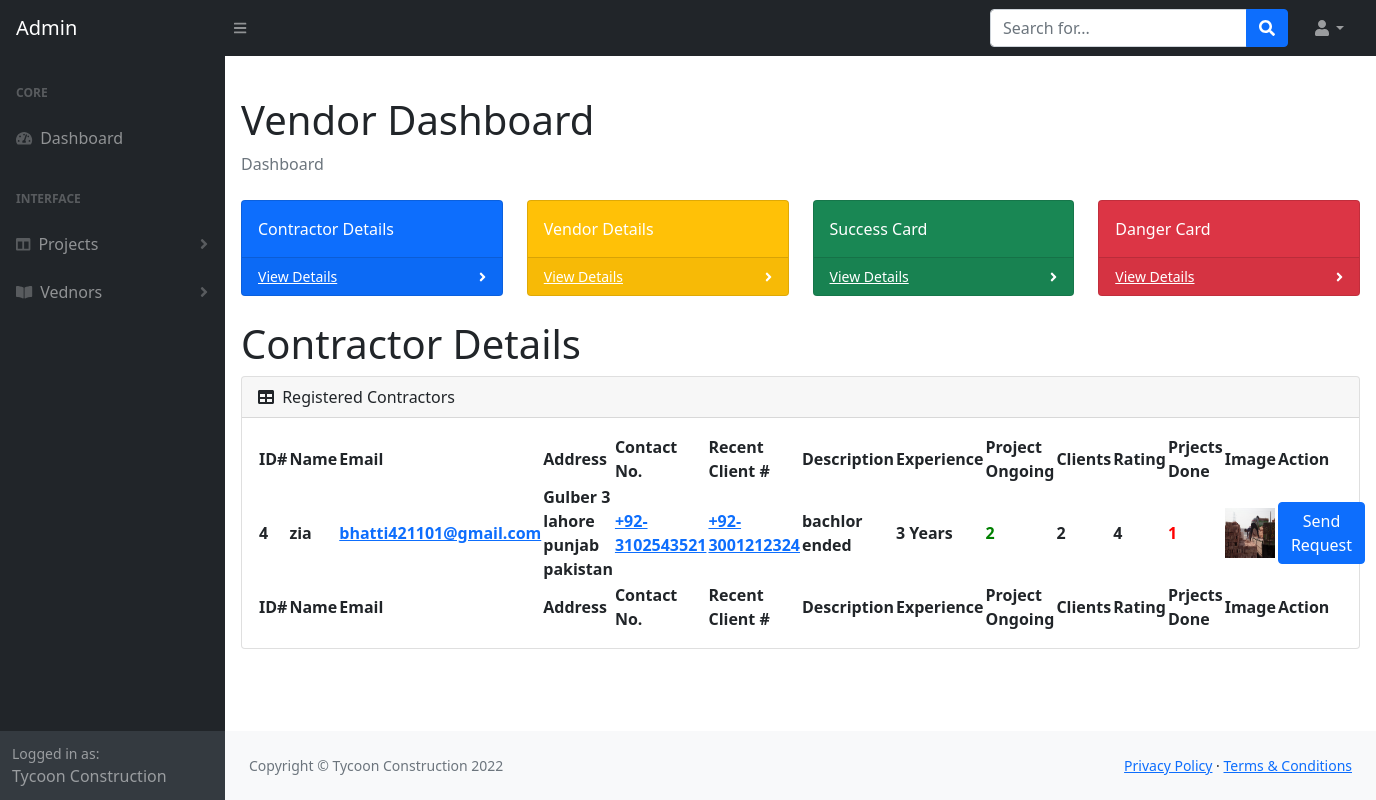
Screenshot of /contractor_details/ with the database file from the repository.
### accounts/models.py (models this page shows, shortened)
class Contractor(models.Model):
    user = models.OneToOneField(Users, on_delete = models.CASCADE, primary_key = True)
    contractor_email = models.EmailField(max_length=25)
    contractor_address = models.CharField(max_length=150)
    contractor_contact = models.IntegerField(max_length=20, null=True)
    contractor_description = models.CharField(max_length=255)
    year_of_experience = models.IntegerField(max_length=255, null=True)
    project_ongoing = models.IntegerField(max_length=255, null=True)
    projects_completed = models.IntegerField(max_length=255, null=True)
    number_of_successful_clients = models.IntegerField(
        max_length=255, null=True)
    rating = models.IntegerField(max_length=255, null=True)
    contact_number_of_previous_client = models.IntegerField(
        max_length=30, null=True)
    contractor_Img = models.ImageField(upload_to='Contractor_images/', blank=False)
    date = models.DateTimeField(auto_now_add=True)

class Users(AbstractUser):
    is_vendor = models.BooleanField(default=False)
    is_contractor = models.BooleanField(default=False)
    vendor_name = models.CharField(max_length=100)
    contractor_name = models.CharField(max_length=100)

### tycoonConstruction/views.py (the view)
# urls.py: path('contractor_details/', views.contractor_details,
def contractor_details(request):
    contractor = Contractor.objects.all().order_by('-pk')
    return render(request, 'tycoonConstruction/contractor_details.html', {'contractor': contractor})

### tycoonConstruction/templates/tycoonConstruction/contractor_details.html (shortened to what this page needs)
{% extends 'base2.html' %}{% load static from static %} {% block content %}
<main class="p-3">
                        <h1 class="mt-4">Vendor Dashboard</h1>
                        <ol class="breadcrumb mb-4">
                            <li class="breadcrumb-item active"> Dashboard</li>
                        </ol>
                        <div class="row">
                            <div class="col-xl-3 col-md-6">
                                <div class="card bg-primary text-white mb-4">
                                    <div class="card-body">Contractor Details</div>
                                    <div class="card-footer d-flex align-items-center justify-content-between">
                                        <a class="small text-white stretched-link" href="{% url 'tycoonConstruction:contractor_details' %}">View Details</a>
                                        <div class="small text-white"><i class="fas fa-angle-right"></i></div>
                                    </div>
                                </div>
                            </div>
                            <div class="col-xl-3 col-md-6">
                                <div class="card bg-warning text-white mb-4">
                                    <div class="card-body">Vendor Details</div>
                                    <div class="card-footer d-flex align-items-center justify-content-between">
                                        <a class="small text-white stretched-link" href="{% url 'tycoonConstruction:vendor_details' %}">View Details</a>
                                        <div class="small text-white"><i class="fas fa-angle-right"></i></div>
                                    </div>
                                </div>
                            </div>
                            <div class="col-xl-3 col-md-6">
                                <div class="card bg-success text-white mb-4">
                                    <div class="card-body">Success Card</div>
                                    <div class="card-footer d-flex align-items-center justify-content-between">
                                        <a class="small text-white stretched-link" href="#">View Details</a>
                                        <div class="small text-white"><i class="fas fa-angle-right"></i></div>
                                    </div>
                                </div>
                            </div>
                            <div class="col-xl-3 col-md-6">
                                <div class="card bg-danger text-white mb-4">
                                    <div class="card-body">Danger Card</div>
                                    <div class="card-footer d-flex align-items-center justify-content-between">
                                        <a class="small text-white stretched-link" href="#">View Details</a>
                                        <div class="small text-white"><i class="fas fa-angle-right"></i></div>
                                    </div>
                                </div>
                            </div>
                        </div>
<h1>Contractor Details</h1>
<div class="card mb-4">
                            <div class="card-header">
                                <i class="fas fa-table me-1"></i>
                                Registered Contractors
                            </div>
                            <div class="card-body">
                                <table id="datatablesSimple">
                                    <thead>
                                        <tr>
                                            <th>ID#</th>
                                            <th>Name</th>
                                            <th>Email</th>
                                            <th>Address</th>
                                            <th>Contact No.</th>
                                            <th>Recent Client #</th>
                                            <th>Description</th>
                                            <th>Experience</th>
                                            <th>Project Ongoing</th>
                                            <th>Clients</th>
                                            <th>Rating</th>
                                            <th>Prjects Done</th>
                                            <th>Image</th>
                                            <th>Action</th>
                                        </tr>
                                    </thead>
                                    <tbody>
                                        {% for i in contractor %}
                                        <tr>
                                            <th>{{i.user.id}}</th>
                                            <th>{{i.user.username}}</th>
                                            <th><a href = "mailto:{{i.contractor_email}}">{{i.contractor_email}}</a></th>
                                            <th>{{i.contractor_address}}</th>
                                            <th><a href = "tel:{{i.contractor_contact}}">+92-{{i.contractor_contact}}</a></th>
                                            <th><a href = "tel:{{i.contact_number_of_previous_client}}">+92-{{i.contact_number_of_previous_client}}</a></th>
                                            <th>{{i.contractor_description}}</th>
                                            <th>{{i.year_of_experience}} Years</th>
                                            <th style="color: green;">{{i.project_ongoing}}</th>
                                            <th>{{i.number_of_successful_clients}}</th>
                                            <th>{{i.rating}}</th>
                                            <th style="color: red;">{{i.projects_completed}} </th>
                                            <th><img class=".thumbnail" src="/media/{{i.contractor_Img}}" width="50px" height="50" ></th>
                                            <th><a href="{% url 'tycoonConstruction:vtoc_request' %}" class="btn btn-primary small">Send Request</a></th>
                                        </tr>
                                        {% endfor %}
                                    </tbody>
                                    <tfooter>
                                        <tr>
                                            <th>ID#</th>
                                            <th>Name</th>
                                            <th>Email</th>
                                            <th>Address</th>
                                            <th>Contact No.</th>
                                            <th>Recent Client #</th>
                                            <th>Description</th>
                                            <th>Experience</th>
                                            <th>Project Ongoing</th>
                                            <th>Clients</th>
                                            <th>Rating</th>
                                            <th>Prjects Done</th>
                                            <th>Image</th>
                                            <th>Action</th>
                                        </tr>
                                    </tfooter>
                                </table>
                            </div>
                        </div>
                </main>
{% endblock content %}

### tycoonConstruction/templates/tycoonConstruction/contractor_details.html (style rules this page uses)
img { transition: all .1s ease-in-out; }

### rows the page displays
Contractor: user.id "4", user.username "zia", contractor_email "bhatti421101@gmail.com", contractor_address "Gulber 3 lahore punjab pakistan", contractor_contact "3102543521", contact_number_of_previous_client "3001212324", contractor_description "bachlor ended", year_of_experience "3", project_ongoing "2", number_of_successful_clients "2", rating "4", projects_completed "1", contractor_Img (picture)
